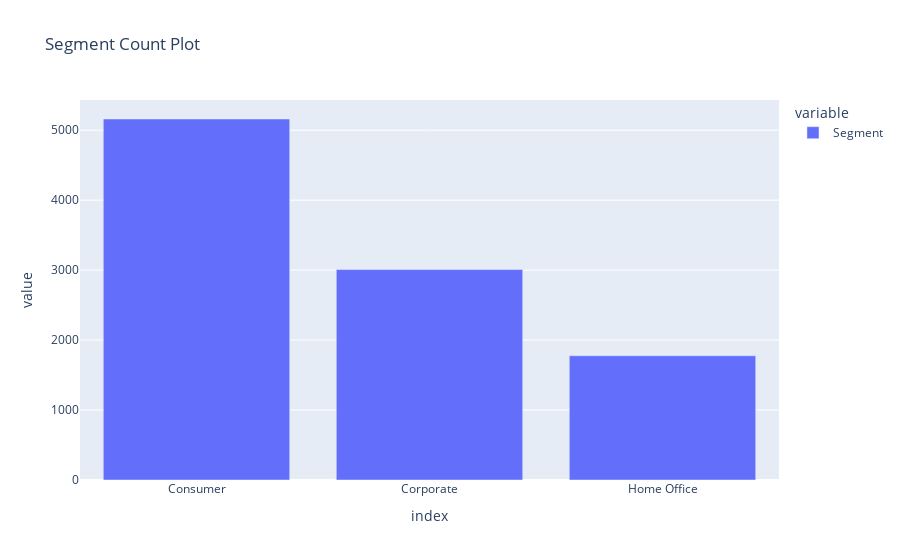

Source (notebook cell):
### Markdown cell above
Count plot

### Code cell
px.bar(df['Segment'].value_counts(),title='Segment Count Plot')

### Figure 1 — Plotly figure (JSON) as saved in the notebook; plotly's stock layout.template omitted (floating-point values rounded to 4 significant figures)
{"data": [{"alignmentgroup": "True", "hovertemplate": "variable=Segment<br>index=%{x}<br>value=%{y}<extra></extra>", "legendgroup": "Segment", "marker": {"color": "#636efa", "pattern": {"shape": ""}}, "name": "Segment", "offsetgroup": "Segment", "orientation": "v", "showlegend": true, "textposition": "auto", "type": "bar", "x": ["Consumer", "Corporate", "Home Office"], "xaxis": "x", "y": [5160, 3008, 1776], "yaxis": "y"}], "layout": {"barmode": "relative", "legend": {"title": {"text": "variable"}, "tracegroupgap": 0}, "title": {"text": "Segment Count Plot"}, "xaxis": {"anchor": "y", "domain": [0, 1], "title": {"text": "index"}}, "yaxis": {"anchor": "x", "domain": [0, 1], "title": {"text": "value"}}}}
